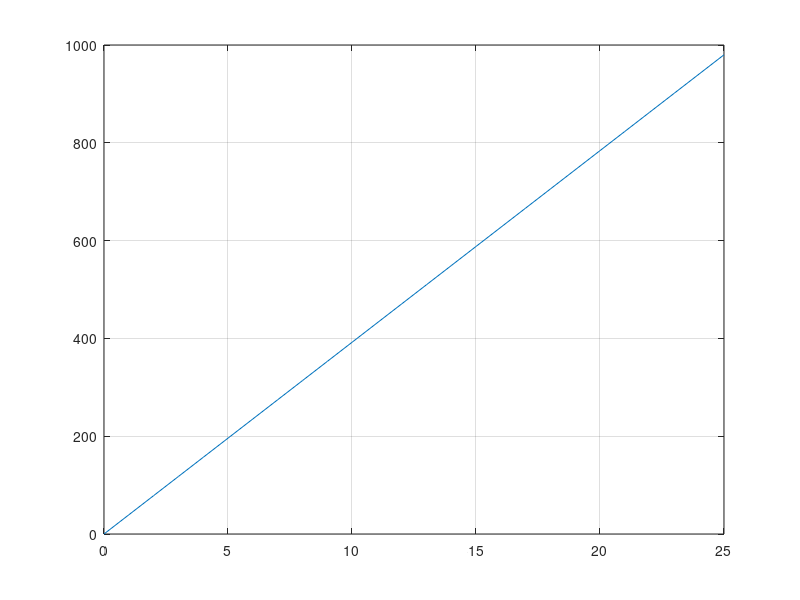

This figure's MATLAB source:
%example code
%T=5;
%a=-1/T;
%x0=1;
%t=[0:1:25];
%x=exp(a*t)*x0; %including ; omits it from output below
%plot(t,x);
%grid

% n - number of modules
n = 10;

%equation functions


%relation of the moving power
    %F1=k*M*g
        %k - friction coefficient
        %M - weight
        %g - acceleration of gravity        
        

%maximum speed reached by body m 
    %vm(t)=((kg(M-m))T)/m
        %m - weight of singular module
m = 5;
        %T - time during which the attracted body starts to be slowed down
        %by the force of the same intensity
T = 5;
        %k - friction coefficient
k = .5;
        %g - acceleration of gravity     
g = 9.8;
        %M - weight of N-1 'lumped' masses
M = (n-1)*m;

t=[0:1:25];

v = ((k*g*(M-m))*t)/m;

plot(t,v);

grid

        
        
%time T1
    %T1 = sqrt((m*s)/((k*g)(M-m)))
        %s - maximum range of motion between body m and body M
    


%simulation

%constants
    %m=mass of one consecutive modular part of snake
    %N=number of masses

%using a simplified two-mass system

%two phase movement (in total)
    %phase 1: body of weight m attracted to body with weight M (sum of N-1 modules)
        
    
    %phase 2: body m and body M are 'abducted' from each other
    
%fast phase
    %maximum speed reached by body M 
        %vm(tt)=(F2/M)T2
            %T2 is the time during what the body M starts to be slowed down
            %by the force F2
            
    %average speed of both moving masses
        %vp(t)=(1/(2(m+M))*sqrt(k*g*m*s*(M-m))
        
      
        
    %two mass system will reach maximal average speed with implication
        %M=3m